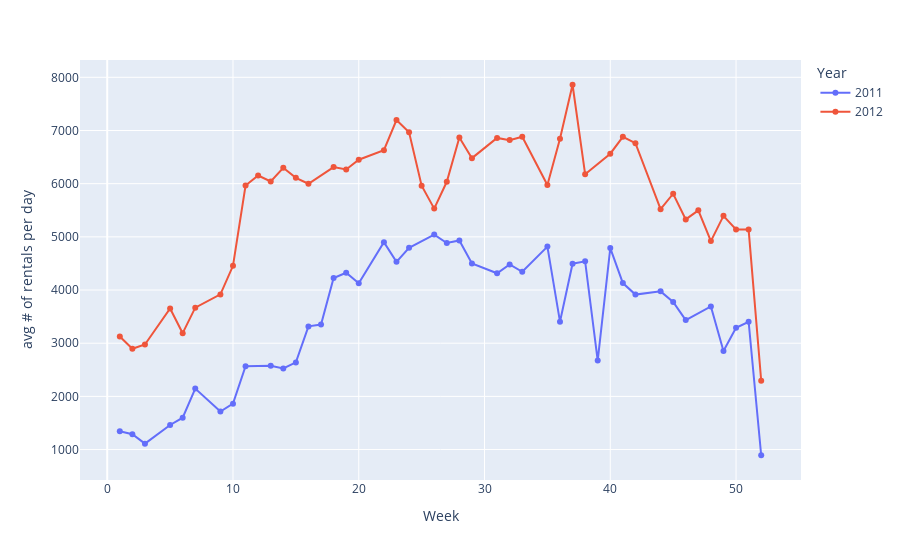

Notebook cell for this chart:
### Code cell
px.line(
    avg_cpw_11_12,
    x="week",
    y="count",
    markers=True,
    color="year",
    labels=
    {
        "count": "avg # of rentals per day",
        "week": "Week",
        "year": "Year",
    },
    )

### Figure 1 — Plotly figure (JSON) as saved in the notebook; plotly's stock layout.template omitted (floating-point values rounded to 4 significant figures)
{"data": [{"hovertemplate": "Year=2011<br>Week=%{x}<br>avg # of rentals per day=%{y}<extra></extra>", "legendgroup": "2011", "line": {"color": "#636efa", "dash": "solid"}, "marker": {"symbol": "circle"}, "mode": "markers+lines", "name": "2011", "orientation": "v", "showlegend": true, "type": "scatter", "x": [1, 2, 3, 5, 6, 7, 9, 10, 11, 13, 14, 15, 16, 17, 18, 19, 20, 22, 23, 24, 26, 27, 28, 29, 31, 32, 33, 35, 36, 37, 38, 39, 40, 41, 42, 44, 45, 46, 48, 49, 50, 51, 52], "xaxis": "x", "y": [1344, 1289.0, 1111, 1462, 1599.0, 2147.0, 1716, 1864.0, 2566.0, 2576, 2526.0, 2639.0, 3316.0, 3351, 4225.0, 4325.0, 4128.0, 4900.0, 4530.0, 4795, 5043.0, 4884.0, 4933.0, 4500.0, 4315.0, 4482.0, 4343, 4816.0, 3405.0, 4495, 4539, 2674.0, 4789.0, 4130.0, 3914, 3975.0, 3776.0, 3434.0, 3692.0, 2855, 3290.0, 3403, 893], "yaxis": "y"}, {"hovertemplate": "Year=2012<br>Week=%{x}<br>avg # of rentals per day=%{y}<extra></extra>", "legendgroup": "2012", "line": {"color": "#EF553B", "dash": "solid"}, "marker": {"symbol": "circle"}, "mode": "markers+lines", "name": "2012", "orientation": "v", "showlegend": true, "type": "scatter", "x": [1, 2, 3, 5, 6, 7, 9, 10, 11, 12, 13, 14, 15, 16, 18, 19, 20, 22, 23, 24, 25, 26, 27, 28, 29, 31, 32, 33, 35, 36, 37, 38, 40, 41, 42, 44, 45, 46, 47, 48, 49, 50, 51, 52], "xaxis": "x", "y": [3124.0, 2895.0, 2975.0, 3654, 3189.0, 3668.0, 3918.0, 4455, 5965, 6153, 6041, 6298.0, 6109.0, 5998.0, 6311.0, 6267.0, 6450.0, 6629.0, 7197.0, 6966.0, 5962, 5531, 6036.0, 6867.0, 6480, 6861.0, 6819.0, 6883, 5975, 6846.0, 7860.0, 6178.0, 6564, 6880.0, 6761.0, 5520.0, 5811.0, 5328.0, 5499, 4920, 5395.0, 5138, 5136.0, 2294], "yaxis": "y"}], "layout": {"legend": {"title": {"text": "Year"}, "tracegroupgap": 0}, "margin": {"t": 60}, "xaxis": {"anchor": "y", "domain": [0, 1], "title": {"text": "Week"}}, "yaxis": {"anchor": "x", "domain": [0, 1], "title": {"text": "avg # of rentals per day"}}}}
